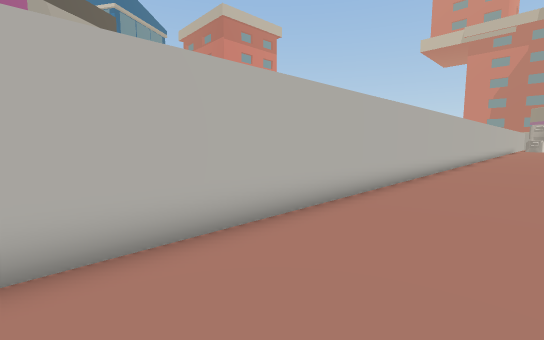
View 1 (above)

17 first-person views from a walk through a Unity game level. The camera is 1.5 m above the floor, tilts 6° down and sees 90° across. The floor is counted in squares, 1 m on a side. Each view is taken from the middle of a square. On the plan, view 1 faces up. The plan holds only what a view shows up to about 14 squares ahead; the rest is blank. The place goes on beyond the plan. The player character is not drawn.

View 2
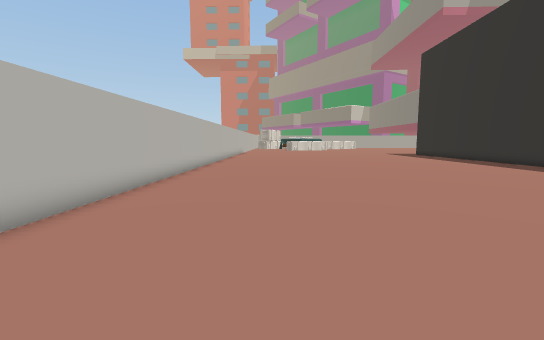

View 3
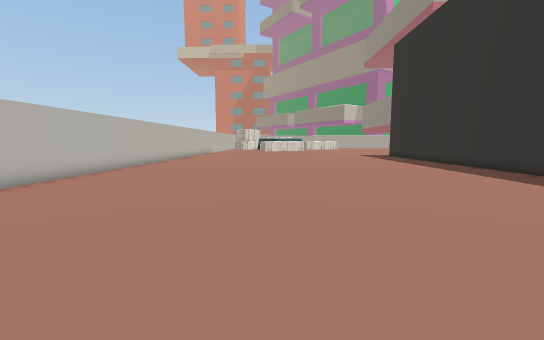

View 4
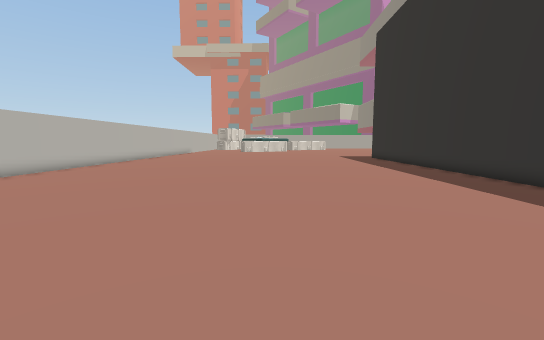

View 5
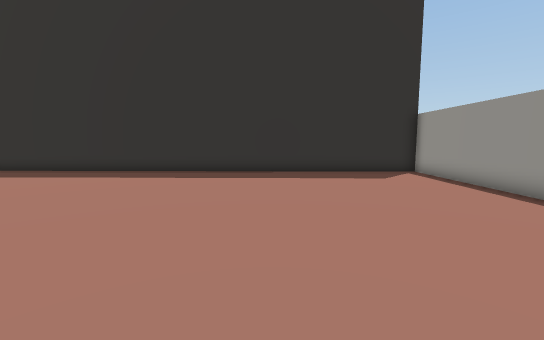

View 6
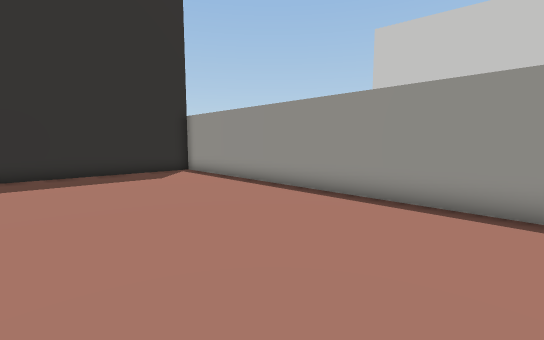

View 7
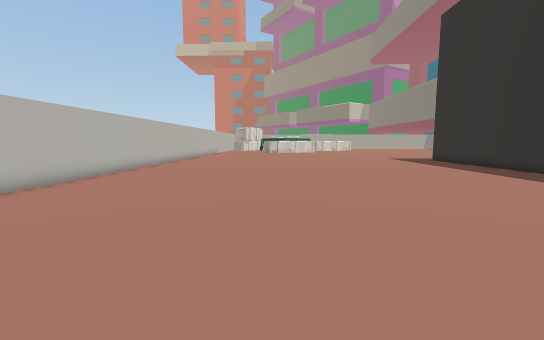

View 8
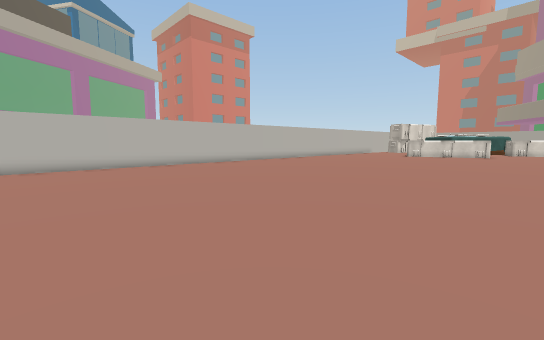

View 9
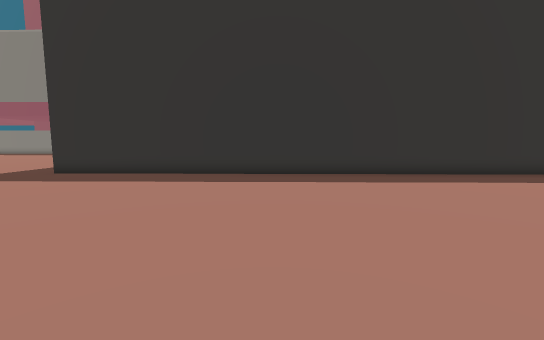

View 10
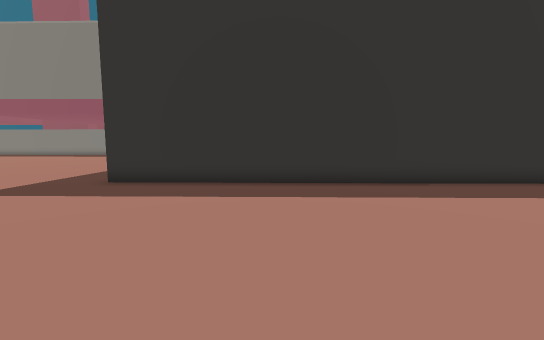

View 11
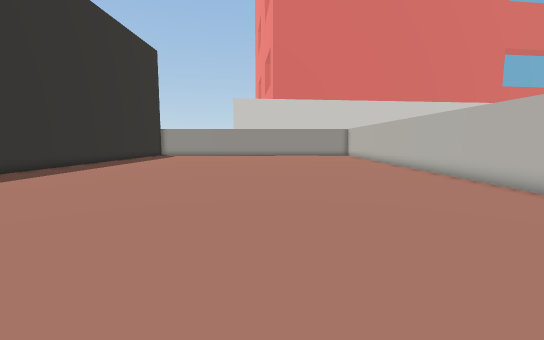

View 12
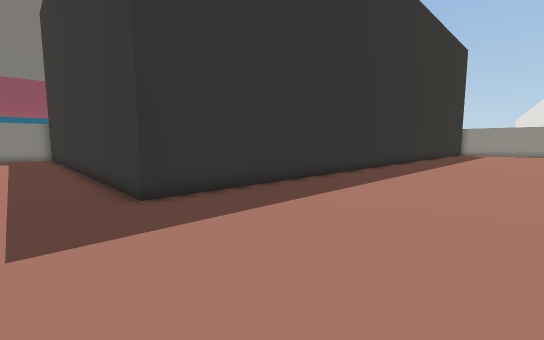

View 13
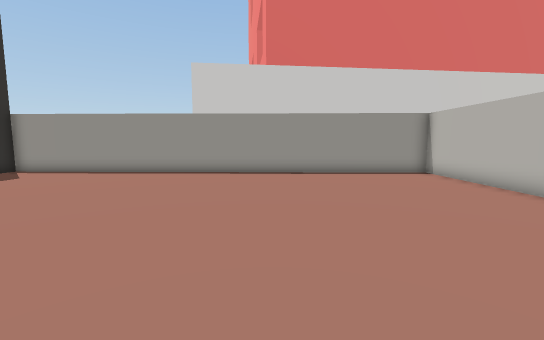

View 14
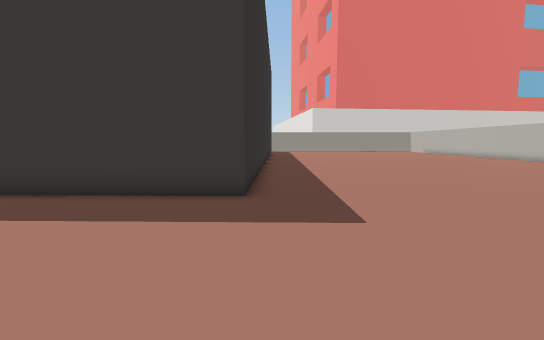

View 15
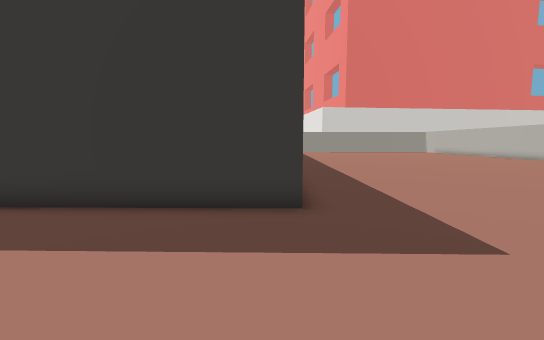

View 16
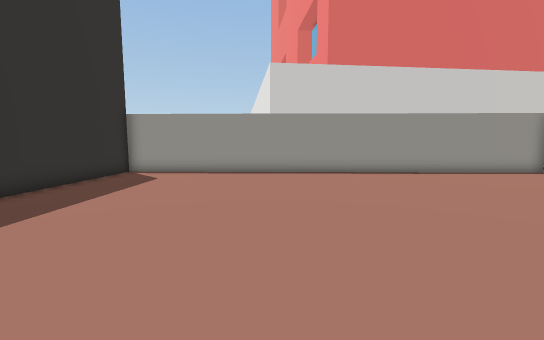

View 17
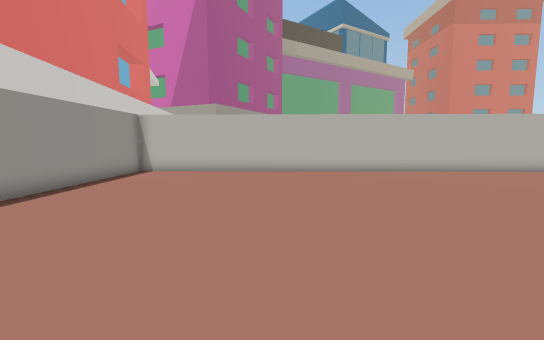

### Floor plan
Points are (right, up) in squares from view 1. A wall is a line through its corners. A room is listed if a view was taken in it or the views show most of it. See-through windows are left out.
Room 1 (views 1, 2, 3, 4, 5, 6, 7, 8, 9, 10, 11, 12, 13, 14, 15, 16, 17)
walls: (11.7, 16.6) (-4.5, 1) (9.5, -13.6) (33.3, 9.3) (38.6, 3.8)

Where each view was taken, in squares from view 1:
view 1: 0 up, 0 right, facing up
view 2: 1 down, 0 right, facing up-right
view 3: 2 down, 5 right, facing up-right
view 4: 2 down, 9 right, facing up-right
view 5: 1 up, 5 right, facing down-right
view 6: 1 up, 5 right, facing down
view 7: 3 up, 9 right, facing up-right
view 8: 1 up, 20 right, facing up
view 9: 11 up, 17 right, facing down-right
view 10: 12 up, 22 right, facing down-right
view 11: 16 up, 22 right, facing down-left
view 12: 16 up, 30 right, facing down
view 13: 5 up, 10 right, facing down-left
view 14: 15 up, 38 right, facing down-left
view 15: 13 up, 38 right, facing down-left
view 16: 1 up, 14 right, facing down-left
view 17: 4 down, 10 right, facing up-left
